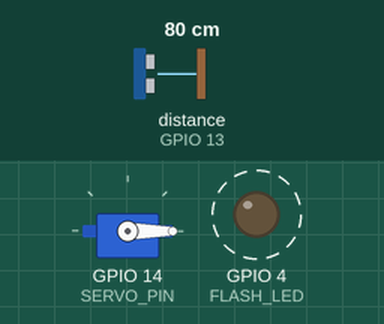
A program run on a simulated ESP32. Shown: servo, output pins drawn as LEDs (lit = HIGH). Dashed ring = blinking. Inputs (shaded band) come from the test bench; at power-on: distance to the obstacle (sensor on GPIO 13) 80 cm. The echo pulse lasts 58.3 µs per cm; WiFi joins after 1.5 s; servers stay silent unless stated; uploads are accepted with an empty reply; pins used as bus, display or sensor lines are not drawn; what the program prints to the serial monitor is not drawn.

Above: at 1.75 s.
Timing chart, 0 to 7.2 s (numbered marks = the images above):
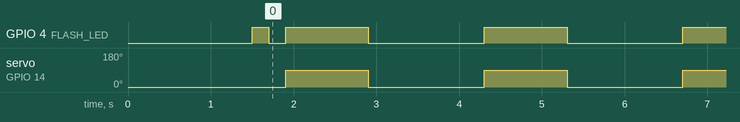

The program:

main.cpp
```cpp
#include <Arduino.h>
#include <WiFi.h>
#include <HTTPClient.h>
#include <ArduinoJson.h>
#include <ESP32Servo.h>
#include "soc/soc.h"
#include "soc/rtc_cntl_reg.h"

// ==========================================
//  1. YOUR SETTINGS (FILL THESE IN!)
// ==========================================
const char* WIFI_SSID = "Converge_2.4GHz_2dGd";
const char* WIFI_PASS = "5kYyNqxE";
const String SUPABASE_URL = "https://pcwmgpziyybcqmrdzvhe.supabase.co";
const String SUPABASE_KEY = "eyJhbGciOiJIUzI1NiIsInR5cCI6IkpXVCJ9.eyJpc3MiOiJzdXBhYmFzZSIsInJlZiI6InBjd21ncHppeXliY3FtcmR6dmhlIiwicm9sZSI6ImFub24iLCJpYXQiOjE3Njk0MTg4OTQsImV4cCI6MjA4NDk5NDg5NH0.43I0rP6zAD4g2LQG2Tyj1JCESVp_6zgAnlcoE42qSpc";

// ==========================================
//  2. WIRING CONFIG (ESP32-CAM)
// ==========================================
// We use these pins because they don't interfere with the boot process
const int SERVO_PIN = 14;  // Connect Servo Orange Wire here
const int TRIG_PIN  = 12;  // Connect Sensor Trig here
const int ECHO_PIN  = 13;  // Connect Sensor Echo here
const int FLASH_LED = 4;   // Status Light

// ==========================================
//  3. VARIABLES
// ==========================================
Servo myservo;
const int CONTAINER_HEIGHT = 20; // Height of your bottle in cm

void setup() {
  WRITE_PERI_REG(RTC_CNTL_BROWN_OUT_REG, 0); // Disable brownout detector
  Serial.begin(115200);

  // Setup Components
  myservo.setPeriodHertz(50);
  myservo.attach(SERVO_PIN, 1000, 2000);
  myservo.write(0); // Start Closed

  pinMode(TRIG_PIN, OUTPUT);
  pinMode(ECHO_PIN, INPUT);
  pinMode(FLASH_LED, OUTPUT);

  // Connect to Wi-Fi
  WiFi.begin(WIFI_SSID, WIFI_PASS);
  Serial.print("Connecting");
  while (WiFi.status() != WL_CONNECTED) {
    delay(500);
    Serial.print(".");
  }
  Serial.println("\nONLINE! IP: " + WiFi.localIP().toString());

  // Blink once to show success
  digitalWrite(FLASH_LED, HIGH); delay(200); digitalWrite(FLASH_LED, LOW);
}

// --- HELPER: Measure Distance ---
int getDistance() {
  digitalWrite(TRIG_PIN, LOW); delayMicroseconds(2);
  digitalWrite(TRIG_PIN, HIGH); delayMicroseconds(10);
  digitalWrite(TRIG_PIN, LOW);
  long duration = pulseIn(ECHO_PIN, HIGH);
  return duration * 0.034 / 2;
}

// --- HELPER: Dispense Food ---
void dispenseFood() {
  Serial.println(">>> FEEDING TIME! <<<");
  digitalWrite(FLASH_LED, HIGH); // Light on

  myservo.write(90); // Open
  delay(1000);       // Wait
  myservo.write(0);  // Close

  digitalWrite(FLASH_LED, LOW); // Light off
}

// --- HELPER: Check Supabase for Commands ---
void checkCommands() {
  if(WiFi.status() == WL_CONNECTED){
    HTTPClient http;
    // URL to find PENDING commands
    String url = SUPABASE_URL + "/rest/v1/command_queue?status=eq.PENDING&select=*";

    http.begin(url);
    http.addHeader("apikey", SUPABASE_KEY);
    http.addHeader("Authorization", "Bearer " + SUPABASE_KEY);

    int httpCode = http.GET();
    if (httpCode > 0) {
      String payload = http.getString();
      if (payload != "[]") { // If we got a command
        // Parse the ID
        int idStart = payload.indexOf("\"id\":") + 5;
        int idEnd = payload.indexOf(",", idStart);
        String id = payload.substring(idStart, idEnd);

        // Perform Action
        dispenseFood();

        // Mark as PROCESSED in Database
        http.end();
        HTTPClient updateHttp;
        updateHttp.begin(SUPABASE_URL + "/rest/v1/command_queue?id=eq." + id);
        updateHttp.addHeader("apikey", SUPABASE_KEY);
        updateHttp.addHeader("Authorization", "Bearer " + SUPABASE_KEY);
        updateHttp.addHeader("Content-Type", "application/json");
        updateHttp.PATCH("{\"status\": \"PROCESSED\"}");
        updateHttp.end();
      }
    }
    http.end();
  }
}

// --- HELPER: Upload Sensor Data ---
void uploadData(int level) {
  if(WiFi.status() == WL_CONNECTED){
    HTTPClient http;
    http.begin(SUPABASE_URL + "/rest/v1/sensor_logs");
    http.addHeader("apikey", SUPABASE_KEY);
    http.addHeader("Authorization", "Bearer " + SUPABASE_KEY);
    http.addHeader("Content-Type", "application/json");
    http.addHeader("Prefer", "return=minimal");

    String json = "{\"food_level\": " + String(level) + "}";
    http.POST(json);
    http.end();
    Serial.println("Data sent: " + String(level) + "%");
  }
}

void loop() {
  // 1. Check for commands constantly
  checkCommands();

  // 2. Read Sensor & Upload (Every 10 seconds)
  static unsigned long lastUpload = 0;
  if (millis() - lastUpload > 10000) {
    lastUpload = millis();

    int dist = getDistance();
    // Calculate percentage (Inverted: High distance = Empty)
    // If distance is 0 (sensor error), ignore it
    if (dist > 0 && dist < 100) {
      int level = map(dist, 0, CONTAINER_HEIGHT, 100, 0);
      level = constrain(level, 0, 100);
      uploadData(level);
    }
  }

  delay(1000);
}
```

Measured:
- by itself, GPIO 4 (FLASH_LED): repeats every 12.2 s: 3 × (HIGH 1.0 s, LOW 1.4 s), HIGH 1.0 s, LOW 1.6 s, HIGH 1.0 s, LOW 1.4 s
- by itself, servo on GPIO 14 (SERVO_PIN): alternates 90° for 1.0 s and 0° for 1.4 s
